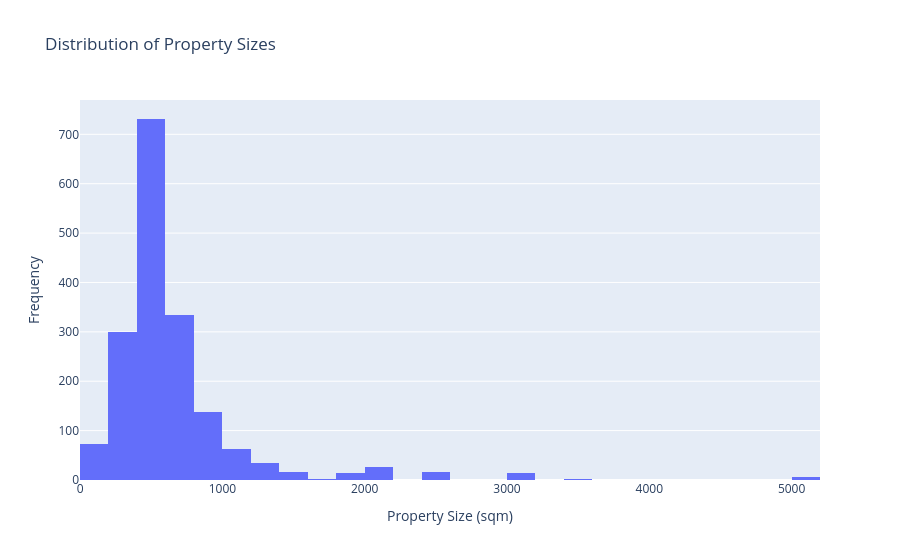

Write notebook code for a chart like this one.
### Code cell
#property size and features
fig = px.histogram(
    df,
    x="property_size",
    nbins=30,
    title="Distribution of Property Sizes"
)

fig.update_layout(
    xaxis_title="Property Size (sqm)",
    yaxis_title="Frequency"
)

fig.show()

### Figure 1 — Plotly figure (JSON) as saved in the notebook; plotly's stock layout.template omitted (floating-point values rounded to 4 significant figures; data arrays with more than 128 entries replaced by an {"elided": "..."} marker saying what was removed)
{"data": [{"bingroup": "x", "hovertemplate": "property_size=%{x}<br>count=%{y}<extra></extra>", "legendgroup": "", "marker": {"color": "#636efa", "pattern": {"shape": ""}}, "name": "", "nbinsx": 30, "orientation": "v", "showlegend": false, "type": "histogram", "x": {"elided": "1775 float values"}, "xaxis": "x", "yaxis": "y"}], "layout": {"barmode": "relative", "legend": {"tracegroupgap": 0}, "title": {"text": "Distribution of Property Sizes"}, "xaxis": {"anchor": "y", "domain": [0, 1], "title": {"text": "Property Size (sqm)"}}, "yaxis": {"anchor": "x", "domain": [0, 1], "title": {"text": "Frequency"}}}}
